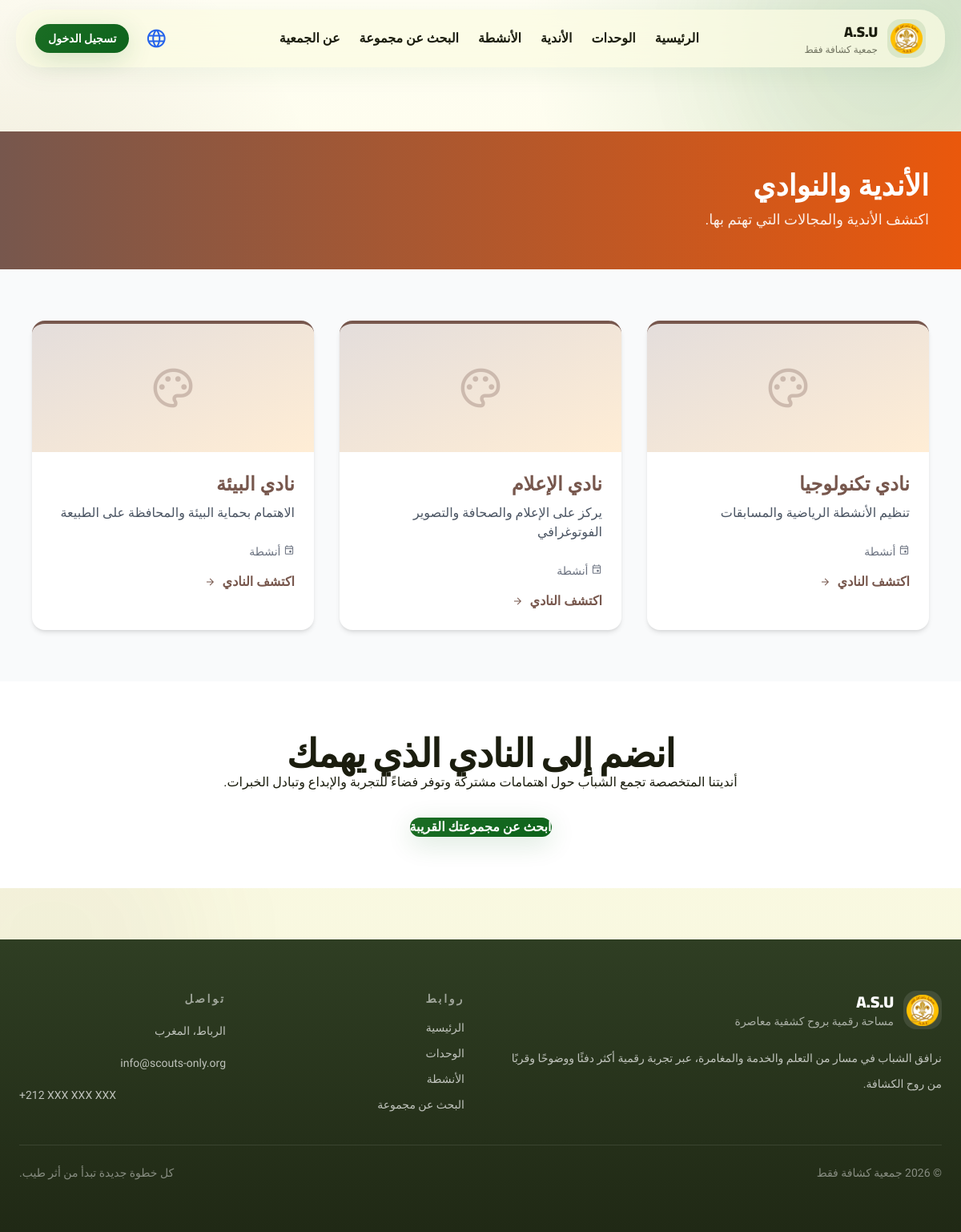
Page /clubs on the committed database.
### models.py (models this page shows, shortened)
class Club(db.Model):
    __tablename__ = 'clubs'
    id = db.Column(db.String(36), primary_key=True, default=lambda: str(uuid.uuid4()))
    name_ar = db.Column(db.String(120), nullable=False)
    name_en = db.Column(db.String(120), nullable=False)
    name_fr = db.Column(db.String(120), nullable=False)
    name_es = db.Column(db.String(120), nullable=False)
    description_ar = db.Column(db.Text, nullable=False)
    description_en = db.Column(db.Text, nullable=False)
    description_fr = db.Column(db.Text, nullable=False)
    description_es = db.Column(db.Text, nullable=False)
    icon = db.Column(db.String(50), default='palette')
    image_url = db.Column(db.String(255))
    order = db.Column(db.Integer, default=0)
    activities = db.relationship('Activity', backref='club', lazy=True, cascade='all, delete-orphan')
    created_at = db.Column(db.DateTime, default=datetime.utcnow)
    updated_at = db.Column(db.DateTime, default=datetime.utcnow, onupdate=datetime.utcnow)

### app.py (the view)
@app.route('/clubs')
def clubs():
    clubs = Club.query.order_by(Club.order).all()
    return render_template('clubs.html', clubs=clubs)

### app.py (called while the page is built)
def get_locale():
    supported = app.config['BABEL_SUPPORTED_LOCALES']
    lang = request.args.get('lang')
    if lang in supported:
        return lang
    lang = session.get('lang')
    if lang in supported:
        return lang
    return request.accept_languages.best_match(supported) or app.config['BABEL_DEFAULT_LOCALE']

@app.before_request
def persist_requested_locale():
    lang = request.args.get('lang')
    if lang in app.config['BABEL_SUPPORTED_LOCALES']:
        session['lang'] = lang

def get_translated_field(obj, field_name, lang=None):
    selected_lang = lang or get_locale()
    fallback_langs = ['ar', 'en', 'fr', 'es']
    candidates = [selected_lang] + [code for code in fallback_langs if code != selected_lang]
    for code in candidates:
        value = getattr(obj, f'{field_name}_{code}', None)
        if value:
            return value
    return ''

@app.context_processor
def inject_locale():
    return {
        'get_locale': get_locale,
        'translate_field': get_translated_field,
        'current_lang': get_locale(),
        'supported_langs': app.config['BABEL_SUPPORTED_LOCALES']
    }

### templates/clubs.html (shortened to what this page needs)
{% extends "base.html" %}
{% set page = ui.get(current_lang, ui['ar']) %}
{% block content %}
<section class="bg-gradient-to-r from-secondary to-orange-600 py-12 text-white">
    <div class="mx-auto max-w-6xl px-4">
        <h1 class="mb-2 text-4xl font-black">{{ page.page_title }}</h1>
        <p class="text-lg opacity-90">{{ page.page_copy }}</p>
    </div>
</section>
<section class="bg-gray-50 py-16">
    <div class="mx-auto max-w-6xl px-4">
        <div class="grid gap-8 md:grid-cols-3">
            {% for club in clubs %}
            {% set club_name = translate_field(club, 'name') %}
            {% set club_description = translate_field(club, 'description') %}
            {% set count_label = page.activities_count_one if club.activity_count == 1 else page.activities_count_many
            %}
            <div class="card-hover overflow-hidden rounded-2xl border-t-4 border-secondary bg-white shadow-md">
                {% if club.image_url %}
                <img src="{{ club.image_url }}" alt="{{ club_name }}" class="h-40 w-full object-cover">
                {% else %}
                <div
                    class="flex h-40 w-full items-center justify-center bg-gradient-to-br from-secondary/20 to-orange-100">
                    <span class="material-symbols-outlined text-6xl text-secondary/30">palette</span>
                </div>
                {% endif %}
                <div class="p-6">
                    <h3 class="mb-2 text-2xl font-black text-secondary">{{ club_name }}</h3>
                    <p class="mb-6 line-clamp-3 text-gray-600">{{ club_description }}</p>
                    <div class="mb-4 text-sm font-medium text-gray-500">
                        <span class="material-symbols-outlined text-sm">event</span>
                        {{ club.activity_count }} {{ count_label }}
                    </div>
                    <a href="{{ url_for('club_detail', club_id=club.id) }}"
                        class="inline-flex items-center gap-2 font-bold text-secondary hover:text-secondary/80">
                        {{ page.discover_club }}
                        <span class="material-symbols-outlined text-sm">arrow_forward</span>
                    </a>
                </div>
            </div>
            {% endfor %}
        </div>
    </div>
</section>
<section class="bg-white py-16">
    <div class="mx-auto max-w-4xl px-4 text-center">
        <h2 class="section-title">{{ page.cta_title }}</h2>
        <p class="section-subtitle">{{ page.cta_copy }}</p>
        <div class="mt-8">
            <a href="{{ url_for('find_group') }}" class="btn-primary">{{ page.cta_button }}</a>
        </div>
    </div>
</section>
{% endblock %}

### static/css/styles.css (style rules this page uses)
body { font-family: 'Cairo', sans-serif; }
.btn-primary { background-color: #ffcc33; color: #2c160e; }

### templates/base.html (style rules this page uses)
:root { --primary: #0d631b; --primary-container: #2e7d32; --secondary: #77574d; --surface: #fbfbe2; --surface-low: #f5f5dc; --surface-high: #f0efd3; --surface-highest: #fffef3; --on-surface: #1b1d0e; --ghost-border: rgba(191, 202, 186, 0.15); --glass: rgba(251, 251, 226, 0.72); --shadow-soft: 0 8px 32px rgba(13, 99, 27, 0.06); }
* { font-family: 'Almarai', 'Cairo', sans-serif; }
html { scroll-behavior: smooth; }
body { background: radial-gradient(circle at top right, rgba(46, 125, 50, 0.16), transparent 28%), radial-gradient(circle at left 20%, rgba(119, 87, 77, 0.10), transparent 24%), linear-gradient(180deg, #fffef3 0%, var(--surface) 42%, #f7f6df 100%); color: var(--on-surface); }
.material-symbols-outlined { font-variation-settings: 'FILL' 0, 'wght' 350, 'GRAD' 0, 'opsz' 24; }
.btn-primary, .btn-secondary { display: inline-flex; align-items: center; justify-content: center; gap: 0.5rem; border-radius: 9999px; font-weight: 800; transition: transform 0.22s ease, opacity 0.22s ease, box-shadow 0.22s ease; }
.btn-primary { background: linear-gradient(135deg, #1b6d24 0%, #0d631b 100%); color: white; box-shadow: 0 8px 32px rgba(13, 99, 27, 0.16); }
.section-title { font-family: 'Cairo', 'Be Vietnam Pro', sans-serif; font-size: clamp(2rem, 4vw, 3.2rem); line-height: 1.05; font-weight: 900; letter-spacing: -0.03em; }

### rows in the picture
Club: name_ar "نادي تكنولوجيا", description_ar "تنظيم الأنشطة الرياضية والمسابقات", count_label "أنشطة", discover_club "اكتشف النادي"
Club: name_ar "نادي الإعلام", description_ar "يركز على الإعلام والصحافة والتصوير الفوتوغرافي", count_label "أنشطة", discover_club "اكتشف النادي"
Club: name_ar "نادي البيئة", description_ar "الاهتمام بحماية البيئة والمحافظة على الطبيعة", count_label "أنشطة", discover_club "اكتشف النادي"

### other values in the picture
{{ text.brand_name }} "جمعية كشافة فقط"
{{ text.nav_home }} "الرئيسية"
{{ text.nav_units }} "الوحدات"
{{ text.nav_clubs }} "الأندية"
{{ text.nav_activities }} "الأنشطة"
{{ text.nav_find_group }} "البحث عن مجموعة"
{{ text.nav_about }} "عن الجمعية"
{{ text.login }} "تسجيل الدخول"
{{ page.page_title }} "الأندية والنوادي"
{{ page.page_copy }} "اكتشف الأندية والمجالات التي تهتم بها."
{{ page.cta_title }} "انضم إلى النادي الذي يهمك"
{{ page.cta_copy }} "أنديتنا المتخصصة تجمع الشباب حول اهتمامات مشتركة وتوفر فضاءً للتجربة والإبداع وتبادل الخبرات."
{{ page.cta_button }} "ابحث عن مجموعتك القريبة"
{{ text.footer_tagline }} "مساحة رقمية بروح كشفية معاصرة"
{{ text.footer_copy }} "نرافق الشباب في مسار من التعلم والخدمة والمغامرة، عبر تجربة رقمية أكثر دفئًا ووضوحًا وقربًا من روح الكشافة."
